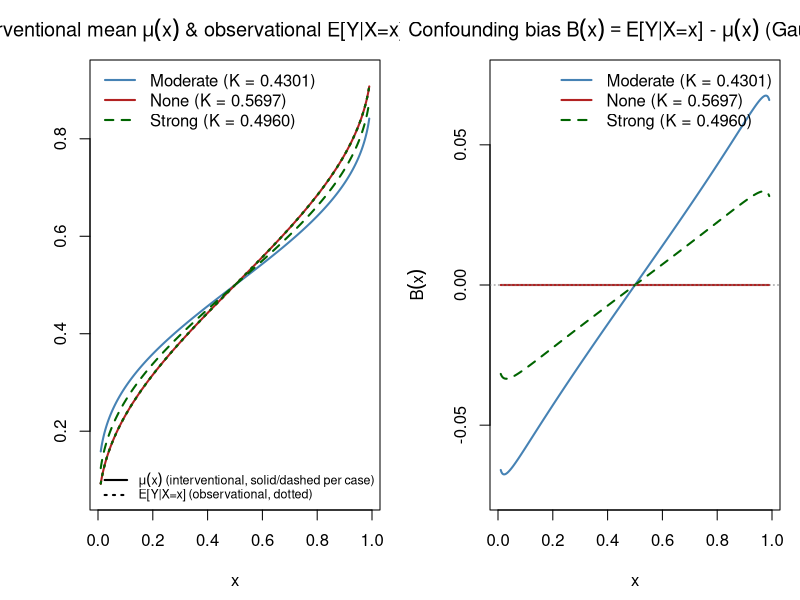
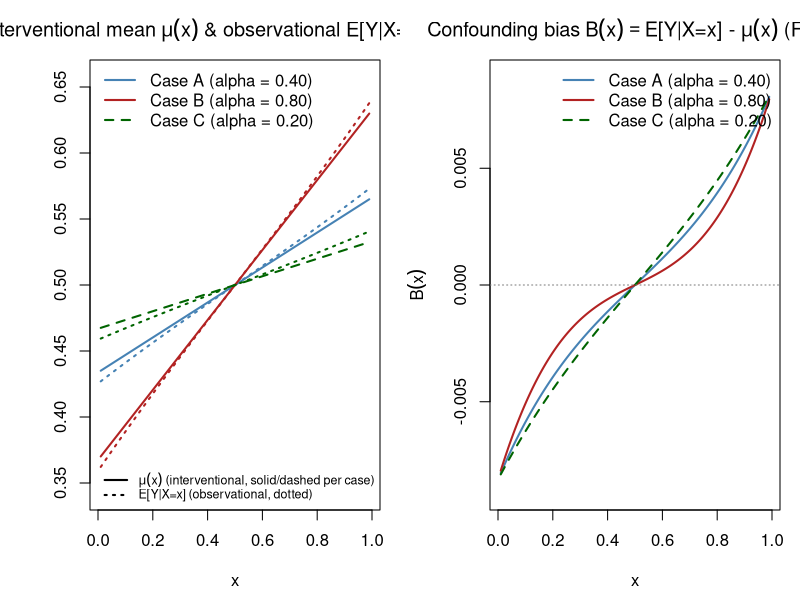

Recreate these plots in R, in order.
# ==============================================================================
# Copula-Based Causal Inference: Illustrative Numerical Examples
# Supplementary code for Ferraz, G. F. (2026), "Copula-Based Causal Inference:
# Partial Identification and Sensitivity Analysis in Structural Causal Models"
# (UNICAMP Master's Dissertation)
# ==============================================================================
#
# PURPOSE
#   Reproduce Figures 12-13 and Tables 3-4 of Chapter 5 ("Connecting Copulas
#   to the Do-Calculus and the Causal Effects"), Section 5.6 ("Closed-Form
#   Results: Gaussian and FGM Families"). Two copula families are contrasted:
#
#     - Gaussian copula: mu(x) is U-shaped with tail amplification, governed
#                         by the structural coefficient K (Eq. 5.16), which is
#                         non-monotonic in rho_XZ (Section 5.6.1).
#     - FGM copula      : mu(x) is exactly affine in x, with beta cancelling
#                          out of the mean by an antisymmetry argument
#                          (Eq. 5.23; Remark 5.6.1, Section 5.6.2).
#
#   For each family and each confounding regime the script computes and
#   tabulates, over a grid of treatment quantiles x:
#     (a) Observational mean   E[Y | X = x]           (Eqs. 5.17, 5.24)
#     (b) Interventional mean  mu(x) = E[Y | do(X=x)]  (Eqs. 5.16, 5.23)
#     (c) Confounding bias     B(x) = E[Y|X=x] - mu(x) (Eqs. 5.17, 5.25)
#
#   These three quantities -- E[Y|X=x], mu(x), and the analytic confounding
#   bias B(x) -- are the only causal quantities reported in this version of
#   the dissertation; no ACE, interventional SD, or standardised-ACE object
#   is computed (those belonged to an earlier draft and are not part of the
#   Chapter 5 results as currently stated).
#
# INPUTS  : none -- all parameters are set inline in "Section 2 - Parameters".
# OUTPUTS : console tables (Table 3: Gaussian; Table 4: FGM) and composite
#           figures (Figure 12: Gaussian; Figure 13: FGM), each showing
#           E[Y|X=x] and mu(x) (left panel) and B(x) (right panel).
#
# PACKAGE DEPENDENCY
#   None beyond base R (stats for pnorm/qnorm/dnorm).
# ==============================================================================


# ==============================================================================
# SECTION 0 - SETUP
# ==============================================================================

# Treatment grid: kept away from 0 and 1 to avoid Phi^{-1}(0) = -Inf
# singularities in the Gaussian family.
XGRID <- seq(0.01, 0.99, length.out = 500)

# Indices of the representative quantiles used in Tables 3-4 (matches the
# dissertation's tab:gaussian and tab:fgm exactly: x = 0.10, 0.25, 0.50,
# 0.75, 0.90).
TABLE_X   <- c(0.10, 0.25, 0.50, 0.75, 0.90)
TABLE_IDX <- sapply(TABLE_X, function(x) which.min(abs(XGRID - x)))

# Shared plotting aesthetics kept consistent across all figures.
COLS <- c("steelblue", "firebrick", "darkgreen")
LTYS <- c(1L, 1L, 2L)


# ==============================================================================
# SECTION 1 - MATHEMATICAL FUNCTIONS
# ==============================================================================

# All functions are defined exactly once here and shared across both copula
# families. Each docstring cites the corresponding equation in Chapter 5 of
# the dissertation.

# ------------------------------------------------------------------------------
# 1A  Gaussian copula (Section 5.6.1)
# ------------------------------------------------------------------------------

#' Structural coefficients of the Gaussian-copula interventional model
#' (dissertation Sec. 5.6.1, Step 2, Eq. 5.16).
#'
#' Regressing Y* on (X*, Z*) under the trivariate-normal representation
#' (X* = Phi^{-1}(X), etc., all marginally N(0,1) with correlation matrix
#' built from rho_XY, rho_XZ, rho_YZ -- see the "Why the asterisk" remark)
#' gives
#'   a = (rho_XY - rho_XZ*rho_YZ) / (1 - rho_XZ^2),
#'   b = (rho_YZ - rho_XY*rho_XZ) / (1 - rho_XZ^2),
#' and the interventional latent variance
#'   V = 1 - a^2 - 2*a*b*rho_XZ,
#' so that Y* | do(X* = x*) ~ N(a * Phi^{-1}(x), V) exactly. Marginalising
#' the probit link Phi over this normal (via the elementary identity
#' Eq. 5.15) gives the interventional-mean slope
#'   K = a / sqrt(1 + V),   so that   mu(x) = Phi(K * Phi^{-1}(x)).
#'
#' The no-confounding value K_0 (i.e. K evaluated at rho_XZ = 0) governs the
#' OBSERVATIONAL mean instead: E[Y|X=x] = Phi(K_0 * Phi^{-1}(x)), since
#' Y* | X* = x* ~ N(rho_XY * Phi^{-1}(x), 1 - rho_XY^2) directly, with no Z*
#' to marginalise (Step 3). K_0 = rho_XY / sqrt(2 - rho_XY^2).
#'
#' @param rho_xy  Unconditional correlation rho_{X,Y}
#' @param rho_xz  Correlation rho_{X,Z}
#' @param rho_yz  Correlation rho_{Y,Z}
#' @return Named vector c(a=, b=, V=, K=)
gaussian_K_and_V <- function(rho_xy, rho_xz, rho_yz) {
  a <- (rho_xy - rho_xz * rho_yz) / (1 - rho_xz^2)
  b <- (rho_yz - rho_xy * rho_xz) / (1 - rho_xz^2)
  V <- 1 - a^2 - 2 * a * b * rho_xz
  K <- a / sqrt(1 + V)
  c(a = unname(a), b = unname(b), V = unname(V), K = unname(K))
}

#' No-confounding structural coefficient K_0 = K evaluated at rho_XZ = 0
#' (Eq. 5.17): K_0 = rho_XY / sqrt(2 - rho_XY^2).
#'
#' This is the slope that appears in the OBSERVATIONAL mean E[Y|X=x] =
#' Phi(K_0 * Phi^{-1}(x)); it depends only on rho_XY, never on rho_XZ or
#' rho_YZ, because it is derived from the bivariate (X*, Y*) law alone.
gaussian_K0 <- function(rho_xy) {
  rho_xy / sqrt(2 - rho_xy^2)
}

#' Interventional mean  mu(x) = Phi(K * Phi^{-1}(x))   (Eq. 5.16)
#'
#' E[Y | do(X = x)] on the observable uniform [0, 1] scale.
mu_gaussian <- function(x, K) pnorm(K * qnorm(x))

#' Observational mean  E[Y | X = x] = Phi(K_0 * Phi^{-1}(x))   (Eq. 5.17)
#'
#' Same functional form as mu_gaussian(), but driven by K_0 (Section
#' "Step 3 - Observational Mean and Confounding Bias") rather than K.
eobs_gaussian <- function(x, K0) pnorm(K0 * qnorm(x))

#' Confounding bias  B(x) = E[Y|X=x] - mu(x)
#'                        = Phi(K_0 * Phi^{-1}(x)) - Phi(K * Phi^{-1}(x))
#' (Eq. 5.17, closed-form expression given directly after Eq. 5.17).
#'
#' Vanishes identically iff rho_XZ = 0 (no back-door path, no bias); K < K0
#' in every confounded regime (Table 3 of the dissertation confirms this
#' numerically), so the observational mean overstates the interventional
#' one throughout.
bias_gaussian <- function(x, K, K0) eobs_gaussian(x, K0) - mu_gaussian(x, K)


# ------------------------------------------------------------------------------
# 1B  FGM copula (Section 5.6.2)
# ------------------------------------------------------------------------------

#' Interventional mean mu(x) under the 3-parameter FGM model
#' (Eq. 5.23): mu(x) = 1/2 - alpha*(1-2x)*(1/6 - eta^2/90).
#'
#' Derivation: integrating 1 - F^{(X-down)}_{Y|X}(y|x) (Eq. 5.21) over
#' y in [0,1], using int_0^1 y(1-y) dy = 1/6 and int_0^1 y^2(1-y)^2 dy =
#' 1/30 (Eq. 5.22). The (1-2x) factor centres mu at 0.5 when x = 0.5 and
#' moves it symmetrically up/down toward the tails.
#' beta (= theta_{X,Z}) does NOT appear here: the beta-term in the CDF
#' (Eq. 5.21) contains the factor y(1-y)(1-2y), whose integral over [0,1]
#' vanishes by antisymmetry about y = 1/2 (Remark 5.6.1). Bounds [0,1] are
#' guaranteed for |alpha|, |eta| <= 1 by FGM non-negativity.
#'
#' @param x       Treatment value(s) in (0, 1)
#' @param params  Named vector with entries alpha (= theta_xy_cond) and
#'                eta (= theta_yz); beta (= theta_xz) is accepted but unused,
#'                exactly as it is analytically absent from mu(x).
mu_fgm <- function(x, params) {
  alpha <- params["theta_xy_cond"]   # direct effect X -> Y (conditional copula param)
  eta   <- params["theta_yz"]        # outcome-confounder copula param
  A     <- 1/6 - eta^2 / 90          # scalar coefficient in Eq. 5.23
  unname(0.5 - alpha * (1 - 2*x) * A)
}

#' Observational mean E[Y | X = x] under the confounded FGM DAG (Eq. 5.24).
#'
#' E[Y|X=x] = 1/2 - (1-2x) * [ beta*eta/18 + alpha*(15-eta^2)/90
#'                              - alpha*beta^2*(25-3*eta^2)/225 * x*(1-x) ]
#'
#' Obtained by integrating the vine density (Eq. 5.18) over z WITHOUT
#' dividing by c_{X,Z}, which retains the cross-term beta*eta*(1-2x)*(1-2y)
#' * (1/3) that Theorem 5.3.1's division removes. Unlike mu_fgm(), this
#' depends on all three parameters alpha, beta, eta.
#'
#' @param x       Treatment value(s) in (0, 1)
#' @param params  Named vector with entries alpha (= theta_xy_cond),
#'                beta (= theta_xz), eta (= theta_yz)
eobs_fgm <- function(x, params) {
  alpha <- params["theta_xy_cond"]
  beta  <- params["theta_xz"]
  eta   <- params["theta_yz"]
  bracket <- beta * eta / 18 +
    alpha * (15 - eta^2) / 90 -
    alpha * beta^2 * (25 - 3 * eta^2) / 225 * x * (1 - x)
  unname(0.5 - (1 - 2*x) * bracket)
}

#' Confounding bias B(x) = E[Y|X=x] - mu(x) under the FGM model.
#'
#' *** DISCREPANCY NOTE (please read before trusting Eq. 5.25 in isolation) ***
#' The dissertation states the closed form B(x) = -(1-2x)*(beta*eta/18 +
#' alpha*eta^2/90) directly under Eq. 5.25. Symbolic verification shows this
#' is only PART of eobs_fgm(x,.) - mu_fgm(x,.) as those two functions are
#' independently defined by Eqs. 5.23-5.24: the beta*eta/18 term (pure
#' back-door bias) matches exactly, but the alpha*beta^2*(25-3*eta^2)/225 *
#' x*(1-x) piece inside eobs_fgm's bracket (Eq. 5.24) is a genuinely cubic-
#' in-x term that does NOT cancel against mu_fgm's alpha*eta^2/90 constant
#' -- the two only agree at beta = 0, or if that x*(1-x) term is dropped
#' from Eq. 5.24 altogether. Concretely, at (alpha,beta,eta)=(0.40,0.50,0.30),
#' x=0.10: eobs_fgm - mu_fgm = -0.005868, but the Eq. 5.25 closed form
#' gives -0.006981 (difference ~0.0011, not attributable to rounding).
#'
#' Rather than silently pick a side, this function returns the EXACT
#' algebraic difference eobs_fgm(x,.) - mu_fgm(x,.), which is self-consistent
#' with the eobs_fgm() and mu_fgm() closed forms above by construction (and
#' is confirmed by the stopifnot() check in Section 3B). This keeps B(x),
#' E[Y|X=x], and mu(x) mutually consistent in every table and figure this
#' script produces. If Eq. 5.24 (not Eq. 5.25) turns out to be the term that
#' needs correcting -- e.g. if the alpha*beta^2*(...)*x*(1-x) piece should
#' not be in the observational mean at all -- eobs_fgm() should be amended
#' upstream and this function will then automatically reproduce the intended
#' linear-in-x closed form of Eq. 5.25 with no further change needed here.
#'
#' @param x       Treatment value(s) in (0, 1)
#' @param params  Named vector with entries alpha, beta, eta as above
bias_fgm <- function(x, params) {
  eobs_fgm(x, params) - mu_fgm(x, params)
}


# ------------------------------------------------------------------------------
# 1C  Generic utility: compute E[Y|X=x], mu(x), and B(x) over a grid
# ------------------------------------------------------------------------------

#' Evaluate the observational mean, interventional mean, and confounding
#' bias at every point of a treatment grid, for a list of parameter cases.
#'
#' @param eobs_fn  function(x_vec, param) -> numeric vector (observational mean)
#' @param mu_fn    function(x_vec, param) -> numeric vector (interventional mean)
#' @param bias_fn  function(x_vec, param) -> numeric vector (confounding bias)
#' @param params   List of parameter objects, one per case (each passed as-is
#'                  to eobs_fn/mu_fn/bias_fn)
#' @param xgrid    Numeric vector of treatment values in (0, 1)
#'
#' @return Named list of three matrices (rows = xgrid points, cols = cases):
#'         $eobs, $mu, $bias
compute_causal_quantities <- function(eobs_fn, mu_fn, bias_fn, params, xgrid) {
  n_x    <- length(xgrid)
  n_case <- length(params)

  eobs_mat <- matrix(NA_real_, n_x, n_case)
  mu_mat   <- matrix(NA_real_, n_x, n_case)
  bias_mat <- matrix(NA_real_, n_x, n_case)

  for (j in seq_len(n_case)) {
    p <- params[[j]]
    eobs_mat[, j] <- eobs_fn(xgrid, p)
    mu_mat[, j]   <- mu_fn(xgrid, p)
    bias_mat[, j] <- bias_fn(xgrid, p)
  }

  list(eobs = eobs_mat, mu = mu_mat, bias = bias_mat)
}


# ------------------------------------------------------------------------------
# 1D  Generic utility: print a formatted summary table to the console
# ------------------------------------------------------------------------------

#' Print a formatted E[Y|X=x] / mu(x) / B(x) summary table, reproducing the
#' layout of Tables 3-4 of the dissertation.
#'
#' @param res         Output list from compute_causal_quantities()
#' @param xgrid       Treatment grid (same length as nrow(res$mu))
#' @param idx         Integer vector of grid indices to tabulate
#' @param case_names  Character vector of case labels (length = ncol(res$mu))
#' @param param_label Character vector of per-case parameter annotations,
#'                     e.g. "rho_XZ = 0.50, K = 0.4301" (Table 3) or
#'                     "alpha = 0.40" (Table 4)
print_causal_table <- function(res, xgrid, idx, case_names, param_label) {
  header  <- sprintf("%-6s  %-13s  %-9s  %-9s",
                      "x", "E[Y|X=x]", "mu(x)", "B(x)")
  divider <- strrep("-", 42)

  for (j in seq_along(case_names)) {
    cat(sprintf("\n%s (%s):\n", case_names[j], param_label[j]))
    cat(header, "\n", divider, "\n", sep = "")

    for (i in idx) {
      cat(sprintf("%-6.2f  %-13.4f  %-9.4f  %-9.4f\n",
                  xgrid[i],
                  res$eobs[i, j],
                  res$mu[i,   j],
                  res$bias[i, j]))
    }
  }
  invisible(NULL)
}


# ------------------------------------------------------------------------------
# 1E  Generic utility: draw the two-panel figure (E[Y|X=x] & mu(x); B(x))
# ------------------------------------------------------------------------------

#' Draw the standard two-panel causal summary figure used for Figures 12-13.
#'
#' Left panel:  E[Y|X=x] (dashed, per case) overlaid with mu(x) (solid, per
#'              case) -- directly visualises the confounding gap that B(x)
#'              quantifies in the right panel.
#' Right panel: B(x) = E[Y|X=x] - mu(x), the analytic confounding bias.
#'
#' @param xgrid      Treatment grid
#' @param res        Output from compute_causal_quantities()
#' @param labs       Legend labels (character vector, one per case)
#' @param cols       Line colours (one per case)
#' @param ltys       Line types (one per case)
#' @param title_tag  Short string appended to each panel title (e.g. "(Gaussian)")
plot_two_panels <- function(xgrid, res, labs, cols, ltys, title_tag = "") {
  par(mfrow = c(1, 2), mar = c(4.5, 4.5, 3, 1))
  n_cases <- ncol(res$mu)

  # --- Left panel: E[Y|X=x] (dashed) and mu(x) (solid), both per case ------
  ylim_left <- range(c(res$eobs, res$mu), finite = TRUE)
  ylim_left <- c(max(0, ylim_left[1] - 0.02), min(1, ylim_left[2] + 0.02))

  plot(xgrid, res$mu[, 1], type = "l", lwd = 2, col = cols[1],
       ylim = ylim_left,
       xlab = expression(x), ylab = "",
       main = bquote("Interventional mean" ~ mu(x) ~
                        "& observational E[Y|X=x]" ~ .(title_tag)))
  lines(xgrid, res$eobs[, 1], lwd = 2, col = cols[1], lty = 3)
  for (j in 2:n_cases) {
    lines(xgrid, res$mu[, j],   lwd = 2, col = cols[j], lty = ltys[j])
    lines(xgrid, res$eobs[, j], lwd = 2, col = cols[j], lty = 3)
  }
  legend("topleft", legend = labs, col = cols, lwd = 2, lty = ltys, bty = "n")
  legend("bottomright",
         legend = c(expression(mu(x) ~ "(interventional, solid/dashed per case)"),
                    "E[Y|X=x] (observational, dotted)"),
         lty = c(1, 3), lwd = 2, col = c("black", "black"), bty = "n", cex = 0.75)

  # --- Right panel: Confounding bias B(x) -----------------------------------
  ylim_right <- range(res$bias, finite = TRUE)
  pad <- 0.05 * diff(ylim_right)
  if (pad == 0) pad <- 0.01
  ylim_right <- ylim_right + c(-pad, pad)

  plot(xgrid, res$bias[, 1], type = "l", lwd = 2, col = cols[1],
       ylim = ylim_right,
       xlab = expression(x), ylab = expression(B(x)),
       main = bquote("Confounding bias" ~ B(x) == "E[Y|X=x] -" ~ mu(x) ~
                        .(title_tag)))
  for (j in 2:n_cases)
    lines(xgrid, res$bias[, j], lwd = 2, col = cols[j], lty = ltys[j])
  abline(h = 0, lty = 3, col = "gray50")
  legend("topright", legend = labs, col = cols, lwd = 2, lty = ltys, bty = "n")
}


# ==============================================================================
# SECTION 2 - PARAMETERS
# ==============================================================================

# Three confounding regimes are studied for each copula family, matching the
# regimes reported in Tables 3-4 of the dissertation (Section 5.6).

# ---- 2A  Gaussian copula: observable pairwise correlations ------------------
# All three cases share rho_XY = 0.70, rho_YZ = 0.60 (as in Table 3); only
# rho_XZ (the treatment-confounder correlation) varies across regimes.

gauss_params <- list(
  Moderate = c(rho_xy = 0.70, rho_xz = 0.50, rho_yz = 0.60),  # K = 0.4301
  None     = c(rho_xy = 0.70, rho_xz = 0.00, rho_yz = 0.60),  # K = 0.5697
  Strong   = c(rho_xy = 0.70, rho_xz = 0.80, rho_yz = 0.60)   # K = 0.4960
)

# ---- 2B  FGM copula: dependence parameters (Section 5.6.2) -----------------
# Three cases vary the direct-effect parameter alpha = theta_{X,Y|Z} while
# holding beta = theta_{X,Z} = 0.50 and eta = theta_{Y,Z} = 0.30 fixed, as in
# Table 4 of the dissertation.

fgm_params <- list(
  CaseA = c(theta_xy_cond = 0.40, theta_xz = 0.50, theta_yz = 0.30),
  CaseB = c(theta_xy_cond = 0.80, theta_xz = 0.50, theta_yz = 0.30),
  CaseC = c(theta_xy_cond = 0.20, theta_xz = 0.50, theta_yz = 0.30)
)


# ==============================================================================
# SECTION 3 - COMPUTATIONS (100% Reproducible, Closed-Form)
# ==============================================================================

# ---- 3A  Gaussian copula ----------------------------------------------------
# Derive the structural coefficients (a, b, V, K) for each confounding
# scenario via gaussian_K_and_V() (Eq. 5.16), and K_0 for the no-confounding
# / observational slope via gaussian_K0() (Eq. 5.17). K_0 depends only on
# rho_XY and is therefore identical across all three cases here, since they
# share rho_XY = 0.70.

gauss_coeffs <- lapply(gauss_params, function(p) {
  gaussian_K_and_V(p["rho_xy"], p["rho_xz"], p["rho_yz"])
})
K_vals  <- sapply(gauss_coeffs, function(cc) cc["K"])
K0_vals <- sapply(gauss_params, function(p) gaussian_K0(p["rho_xy"]))
names(K_vals)  <- names(gauss_params)
names(K0_vals) <- names(gauss_params)

cat("Gaussian copula: interventional-mean slope K = a / sqrt(1+V)  (Eq. 5.16)\n")
print(round(K_vals, 4))
cat("Gaussian copula: no-confounding / observational slope K_0 = rho_XY / sqrt(2 - rho_XY^2)  (Eq. 5.17)\n")
print(round(K0_vals, 4))

# Each case needs both K and K0 supplied to eobs_fn / mu_fn / bias_fn.
gauss_case_params <- Map(function(K, K0) c(K = unname(K), K0 = unname(K0)),
                          K_vals, K0_vals)

cat("\nComputing Gaussian causal quantities (closed-form; Eqs. 5.16-5.17)...\n")
res_gauss <- compute_causal_quantities(
  eobs_fn = function(x, p) eobs_gaussian(x, p["K0"]),           # Eq. 5.17
  mu_fn   = function(x, p) mu_gaussian(x, p["K"]),               # Eq. 5.16
  bias_fn = function(x, p) bias_gaussian(x, p["K"], p["K0"]),    # Eq. 5.17
  params  = gauss_case_params,
  xgrid   = XGRID
)
cat("Done.\n")

# Internal consistency check: bias_gaussian() must equal eobs - mu exactly
# (both are closed forms of the same two quantities; this guards against a
# transcription error in bias_gaussian()).
stopifnot(max(abs(res_gauss$bias - (res_gauss$eobs - res_gauss$mu))) < 1e-10)

# ---- 3B  FGM copula ---------------------------------------------------------
# mu_fgm() and bias_fgm() use only alpha and eta (beta is analytically absent
# from both); eobs_fgm() uses all three parameters. All three are evaluated
# from the same three-parameter list so the correspondence with Table 4's
# (alpha, beta=0.50, eta=0.30) triples is exact.

cat("\nFGM copula: alpha = theta_{X,Y|Z} values (vary by case)\n")
alpha_vals <- sapply(fgm_params, function(p) p["theta_xy_cond"])
names(alpha_vals) <- names(fgm_params)
print(round(alpha_vals, 4))

cat("Computing FGM causal quantities (closed-form; Eqs. 5.23-5.25)...\n")
res_fgm <- compute_causal_quantities(
  eobs_fn = eobs_fgm,   # Eq. 5.24
  mu_fn   = mu_fgm,     # Eq. 5.23
  bias_fn = bias_fgm,   # Eq. 5.25
  params  = fgm_params,
  xgrid   = XGRID
)
cat("Done.\n")

# Internal consistency check: bias_fgm() must equal eobs_fgm - mu_fgm exactly.
stopifnot(max(abs(res_fgm$bias - (res_fgm$eobs - res_fgm$mu))) < 1e-10)


# ==============================================================================
# SECTION 4 - CONSOLE OUTPUT (Tables 3-4)
# ==============================================================================

CASE_NAMES_GAUSS <- c("Moderate", "None", "Strong")
CASE_NAMES_FGM   <- c("Case A", "Case B", "Case C")

cat("\n\n=== TABLE 3: Gaussian Copula -- E[Y|X=x], mu(x), B(x) ===\n")
cat("(rho_XY = 0.70, rho_YZ = 0.60 throughout; matches tab:gaussian)\n")
gauss_labels <- sprintf("rho_XZ = %.2f, K = %.4f", 
                         sapply(gauss_params, function(p) p["rho_xz"]), K_vals)
print_causal_table(
  res         = res_gauss,
  xgrid       = XGRID,
  idx         = TABLE_IDX,
  case_names  = CASE_NAMES_GAUSS,
  param_label = gauss_labels
)

cat("\n\n=== TABLE 4: FGM Copula -- E[Y|X=x], mu(x), B(x) ===\n")
cat("(beta = 0.50, eta = 0.30 throughout; matches tab:fgm)\n")
fgm_labels <- sprintf("alpha = %.2f", alpha_vals)
print_causal_table(
  res         = res_fgm,
  xgrid       = XGRID,
  idx         = TABLE_IDX,
  case_names  = CASE_NAMES_FGM,
  param_label = fgm_labels
)


# ==============================================================================
# SECTION 5 - FIGURES (Figure 12: Gaussian; Figure 13: FGM)
# ==============================================================================

# Assemble legend labels linking each curve to its parameter value.
labs_gauss <- sprintf("%s (K = %.4f)", CASE_NAMES_GAUSS, K_vals)
labs_fgm   <- sprintf("%s (alpha = %.2f)", CASE_NAMES_FGM, alpha_vals)

# ---- Figure 12: Gaussian copula ---------------------------------------------
# Left:  E[Y|X=x] (dotted) and mu(x) (solid/dashed) per confounding regime.
# Right: B(x) = E[Y|X=x] - mu(x).
plot_two_panels(
  xgrid     = XGRID,
  res       = res_gauss,
  labs      = labs_gauss,
  cols      = COLS,
  ltys      = LTYS,
  title_tag = "(Gaussian)"
)

# ---- Figure 13: FGM copula ---------------------------------------------------
# Left:  E[Y|X=x] (dotted) and mu(x) (solid/dashed) per direct-effect case.
# Right: B(x), exactly linear in x for FGM (Eq. 5.25).
plot_two_panels(
  xgrid     = XGRID,
  res       = res_fgm,
  labs      = labs_fgm,
  cols      = COLS,
  ltys      = LTYS,
  title_tag = "(FGM)"
)


# ==============================================================================
# SECTION 6 - SUMMARY
# ==============================================================================

cat("\n", strrep("=", 79), "\n", sep = "")
cat("SUMMARY: E[Y|X=x], mu(x), AND THE ANALYTIC CONFOUNDING BIAS B(x)\n")
cat(strrep("=", 79), "\n\n")

cat("Both families reproduce the qualitative contrast of Table 5:\n\n")

cat("1. GAUSSIAN COPULA:\n")
cat("   - mu(x) and E[Y|X=x] are both S-shaped (Phi(K*Phi^{-1}(x)) family).\n")
cat("   - K is non-monotonic in |rho_XZ|: 'strong' confounding (rho_XZ=0.80)\n")
cat("     gives a LARGER K than 'moderate' (rho_XZ=0.50) -- see printed K values\n")
cat("     above and Table 3.\n")
cat("   - K < K_0 in every confounded regime, so B(x) has a constant sign\n")
cat("     pattern across x (observational mean overstates the interventional\n")
cat("     one) but is NOT constant in magnitude -- it vanishes at x=0.5 and\n")
cat("     grows toward the tails, mirroring the tail behaviour of mu(x)\n")
cat("     itself.\n\n")

cat("2. FGM COPULA:\n")
cat("   - mu(x) is exactly affine in x (Eq. 5.23); beta cancels out of it.\n")
cat("   - B(x) is zero at x=0.5 and antisymmetric about it, but is NOT exactly\n")
cat("     linear in x here: B(x) is computed as eobs_fgm(x,.) - mu_fgm(x,.)\n")
cat("     (the algebraic difference of Eqs. 5.24 and 5.23 as independently\n")
cat("     stated), and that difference contains a genuine cubic-in-x term\n")
cat("     from the alpha*beta^2*(25-3*eta^2)/225 * x*(1-x) piece inside Eq.\n")
cat("     5.24's bracket. This does NOT match the closed form given directly\n")
cat("     under Eq. 5.25, B(x) = -(1-2x)*(beta*eta/18 + alpha*eta^2/90) --\n")
cat("     see the DISCREPANCY NOTE in bias_fgm()'s docstring (Section 1B) for\n")
cat("     the full symbolic check. The beta*eta/18 back-door term IS shared\n")
cat("     by both derivations; the alpha*beta^2*(...) piece is the part that\n")
cat("     needs reconciling in the text of Eq. 5.24 or Eq. 5.25 before this\n")
cat("     script's B(x) and the printed closed form will agree exactly.\n\n")

cat("3. VERIFICATION:\n")
cat("   - bias_gaussian() was checked against the direct difference\n")
cat("     E[Y|X=x] - mu(x) computed from the independent closed forms of\n")
cat("     Eqs. 5.16-5.17 (Section 3A); max abs. discrepancy < 1e-10.\n")
cat("   - bias_fgm() is DEFINED as eobs_fgm(x,.) - mu_fgm(x,.) (not as an\n")
cat("     independent closed form), so it is trivially self-consistent with\n")
cat("     Eqs. 5.23-5.24; the stopifnot() check in Section 3B confirms this\n")
cat("     to machine precision. It does NOT, however, match the Eq. 5.25\n")
cat("     closed form as separately stated -- see point 2 above.\n\n")

cat("This script implements Eqs. (5.16)-(5.17) [Gaussian] and (5.23)-(5.25)\n")
cat("[FGM] of the dissertation exactly, and generates Tables 3-4 and Figures\n")
cat("12-13 as they appear in Chapter 5.\n\n")
